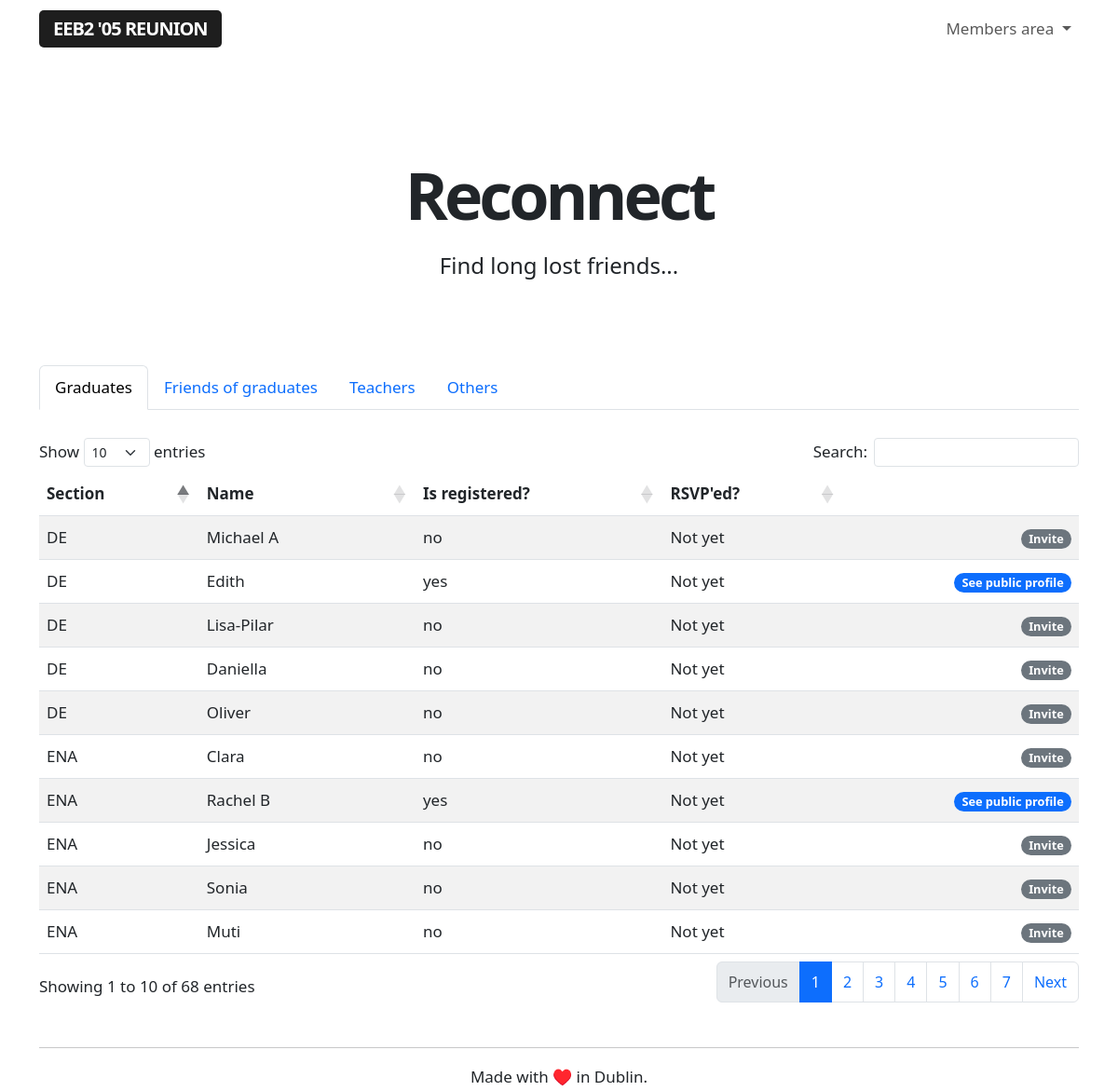
/reconnect (signed in), run on the app's committed database.
### app/models.py (models this page shows, shortened)
class Guest(db.Model):
    id = db.Column(db.Integer, primary_key=True)
    name = db.Column(db.String(64), index=True, unique=False)
    section = db.Column(db.String(64), index=True, unique=False)
    email = db.Column(db.String(120), index=True, unique=True)
    registered = db.Column(db.String(120), index=True, unique=False)
    rsvp = db.Column(db.String(64), index=True, unique=False)

### app/routes.py (the view)
@app.route('/reconnect', methods=['GET', 'POST'])
@login_required
def reconnect():
    guests = Guest.query.order_by(Guest.section.asc())
    friends = User.query.filter_by(role='I was friends with people who graduated in 2005').order_by(User.name.asc())
    teachers = User.query.filter_by(role='I was a teacher at the EEB2').order_by(User.name.asc())
    others = User.query.filter_by(role='Other').order_by(User.name.asc())
    form = inviteForm()
    return render_template('reconnect.html', guests=guests, friends=friends,
        teachers=teachers, others=others)

### app/forms.py
class inviteForm(FlaskForm):
    email = StringField('Email address', validators=[DataRequired(), Email()])
    captcha = StringField(validators=[DataRequired()])
    submit = SubmitField('Send the invite')

### app/models.py (called while the page is built)
@login.user_loader
def load_user(id):
    return User.query.get(int(id))

### app/templates/reconnect.html (shortened to what this page needs)
{% extends "base.html" %}
{% block content %}
<div class="title">
    <h1>Reconnect</h1>
    <h4>Find long lost friends...</h4>
</div>
<br>
<nav>
  <div class="nav nav-tabs" id="nav-tab" role="tablist">
    <button class="nav-link active" id="nav-home-tab" data-bs-toggle="tab" data-bs-target="#nav-home" type="button" role="tab" aria-controls="nav-home" aria-selected="true">Graduates</button>
    <button class="nav-link" id="nav-friends-tab" data-bs-toggle="tab" data-bs-target="#nav-friends" type="button" role="tab" aria-controls="nav-friends" aria-selected="false">Friends of graduates</button>
    <button class="nav-link" id="nav-teachers-tab" data-bs-toggle="tab" data-bs-target="#nav-teachers" type="button" role="tab" aria-controls="nav-teachers" aria-selected="false">Teachers</button>
    <button class="nav-link" id="nav-others-tab" data-bs-toggle="tab" data-bs-target="#nav-others" type="button" role="tab" aria-controls="nav-others" aria-selected="false">Others</button>
  </div>
</nav>
<div class="tab-content" id="nav-tabContent">
  <div class="tab-pane fade show active" id="nav-home" role="tabpanel" aria-labelledby="nav-graduates-tab" tabindex="0">
    <br>
    <table id="reconnect-table" class="table table-striped">
        <thead>
            <tr>
                <th>Section</th>
                <th>Name</th>
                <th>Is registered?</th>
                <th>RSVP'ed?</th>
                <th> </th>
            </tr>
        </thead>
        <tbody>
            {% for guest in guests %}
                {% include '_publicguests.html' %}
            {% endfor %}
        </tbody>
    </table>
  </div>
</div>
{% endblock %}

### app/templates/base.html (shortened to what this page needs)
<!doctype html>
<html lang="en">
<head>
    <link rel="stylesheet" href="{{url_for('.static', filename='styles.css')}}">
    <link href="https://cdn.jsdelivr.net/npm/bootstrap@5.3.0-alpha1/dist/css/bootstrap.min.css" rel="stylesheet">
    <link href="https://getbootstrap.com/docs/5.3/assets/css/docs.css" rel="stylesheet">
    <link rel="stylesheet" href="https://cdnjs.cloudflare.com/ajax/libs/dropzone/5.7.1/min/dropzone.min.css">
    <link rel="stylesheet" type="text/css" href="https://cdn.datatables.net/1.10.25/css/dataTables.bootstrap5.css">
</head>
<body class="bd-example">
    <nav class="navbar navbar-expand-lg nav-container" data-bs-theme="light">
        <div class="container navigation-container">
            <a class="navbar-brand" href="/index">EEB2 '05 Reunion</a>
            <div class="login-buttons">
                <ul class="navbar-nav">
                    {% if current_user.is_anonymous %}
                    <li class="buttons-header">
                        <a class="btn btn-outline-primary login-button" href="/login" role="button">Login</a>
                        <a class="btn btn-primary" href="/register" role="button">Sign up</a>
                    </li>
                    {% else %}
                    <li class="nav-item dropdown">
                        <a class="nav-link dropdown-toggle" href="#" role="button" data-bs-toggle="dropdown" aria-expanded="false">
                            Members area
                        </a>
                    </li>
                    {% endif %}
                </ul>
            </div>
        </div>
    </nav>
<br>
<div class="container">
    <div class="full-height">
        {% block content %}{% endblock %}
    </div>
</div>
<div class="container text-center">
    <br>
    <hr>
    Made with ♥️ in Dublin.
    </div>
</body>
</html>

### app/templates/_publicguests.html
<tr>
    <td>{{ guest.section }}</td>
    <td>{{ guest.name }}</td>
    <td>{{ guest.registered }}</td>
    <td>{{ guest.rsvp }}</td>
    <td>{% if guest.email %}
        <a href="{{ url_for('public', guestid=guest.id) }}" class="align-right"><span class="badge rounded-pill text-bg-primary">See public profile</span></a></td>
        {% else %}
        <a href="{{ url_for('invite', guestid=guest.id) }}" class="align-right"><span class="badge rounded-pill text-bg-secondary">Invite</span></a></td>
        {% endif %}
</tr>

### app/static/styles.css (style rules this page uses)
body { font-size: 17px !important; line-height: 30px !important; }
h1 { font-size: 70px !important; letter-spacing: -4px; text-align: center; font-weight: 800 !important; line-height: 75px !important; }
h4 { padding-bottom: 20px !important; font-weight: 300 !important; line-height: 35px !important; }
.align-right { margin-right: 0; margin-left: auto; display: table; }
.full-height { min-height: 75vh; }
.nav-container { margin-bottom: 40px; }
.navbar-brand { background-color: #1e1e1e; color: #fff !important; padding: 6px 15px; border-radius: 5px; text-transform: uppercase; font-weight: 600; letter-spacing: -1px; }
.title h1 { margin-bottom: -20px !important; margin-top: 40px; }
.title h4 { padding-top: 40px !important; text-align: center !important; margin-bottom: 40px; }

### data on the page
Guest: section "DE", name "Michael A", registered "no", rsvp "Not yet"
Guest: section "DE", name "Edith", registered "yes", rsvp "Not yet"
Guest: section "DE", name "Lisa-Pilar", registered "no", rsvp "Not yet"
Guest: section "DE", name "Daniella", registered "no", rsvp "Not yet"
Guest: section "DE", name "Oliver", registered "no", rsvp "Not yet"
Guest: section "ENA", name "Clara", registered "no", rsvp "Not yet"
Guest: section "ENA", name "Rachel B", registered "yes", rsvp "Not yet"
Guest: section "ENA", name "Jessica", registered "no", rsvp "Not yet"
Guest: section "ENA", name "Sonia", registered "no", rsvp "Not yet"
Guest: section "ENA", name "Muti", registered "no", rsvp "Not yet"
